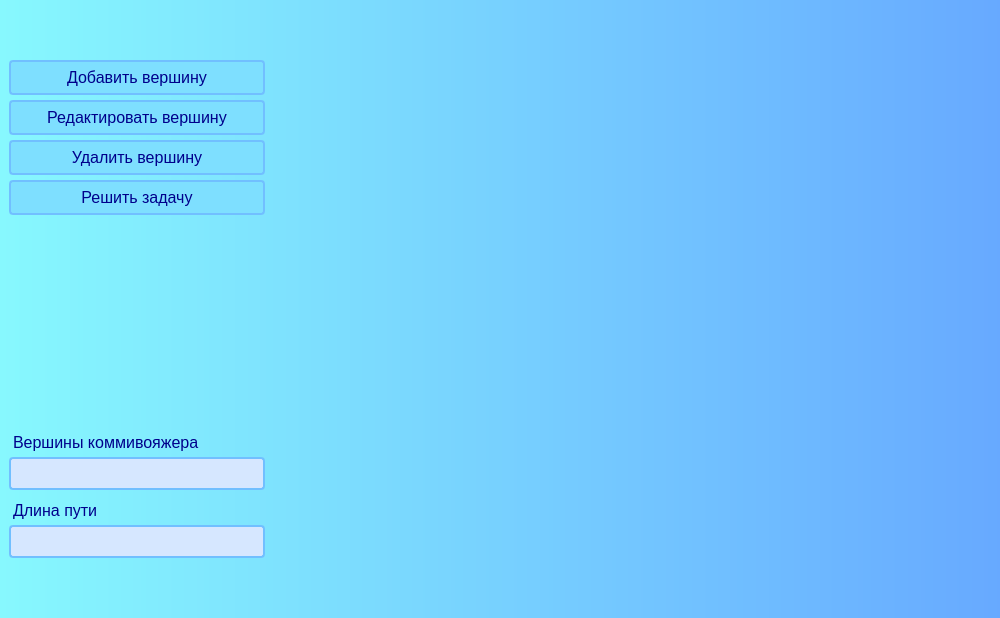
<?xml version="1.0" encoding="UTF-8"?>
<ui version="4.0">
 <class>MainWindow</class>
 <widget class="QMainWindow" name="MainWindow">
  <property name="geometry">
   <rect>
    <x>0</x>
    <y>0</y>
    <width>1000</width>
    <height>618</height>
   </rect>
  </property>
  <property name="minimumSize">
   <size>
    <width>1000</width>
    <height>500</height>
   </size>
  </property>
  <property name="windowTitle">
   <string>Творческая работа, ч.2: задача коммивояжера</string>
  </property>
  <property name="styleSheet">
   <string notr="true">QMainWindow {
background-color: qlineargradient( x1:0 y1:0, x2:1 y2:0, stop:0 #87F8FE, stop:1 #67A9FF);
}

QPushButton {
background-color: #7EDFFF;
border: 2px solid #71BFFF;
border-radius: 4px;

padding: 6px;
margin-bottom: 4px;
}

QLabel, QPushButton, QLineEdit {
font-size: 16px;
font-family: &quot;segoe ui semibold&quot;;
color: darkblue;
border-radius: 4px;
}

QLabel {
margin-bottom: 4px;
}

QLineEdit {
background-color: #D6E7FF;
border: 2px solid #71BFFF;
padding: 4px;
}



QPushButton:hover, QLineEdit:hover {
border: 3px solid #558FCC;
font-size: 17px;
border-radius: 8px;
}

QPushButton:hover { background-color: #84F4FF; }</string>
  </property>
  <widget class="QWidget" name="centralwidget">
   <layout class="QVBoxLayout" name="verticalLayout">
    <item>
     <layout class="QHBoxLayout" name="horizontalLayout">
      <item>
       <layout class="QFormLayout" name="formLayout">
        <item row="0" column="0">
         <layout class="QVBoxLayout" name="verticalLayout_2">
          <property name="spacing">
           <number>1</number>
          </property>
          <item alignment="Qt::AlignTop">
           <widget class="QPushButton" name="AddVertexPushButton">
            <property name="maximumSize">
             <size>
              <width>16777215</width>
              <height>16777215</height>
             </size>
            </property>
            <property name="text">
             <string>Добавить вершину</string>
            </property>
           </widget>
          </item>
          <item alignment="Qt::AlignTop">
           <widget class="QPushButton" name="EditVertexPushButton">
            <property name="maximumSize">
             <size>
              <width>16777215</width>
              <height>16777215</height>
             </size>
            </property>
            <property name="text">
             <string>Редактировать вершину</string>
            </property>
           </widget>
          </item>
          <item alignment="Qt::AlignTop">
           <widget class="QPushButton" name="DeleteVertexPushButton">
            <property name="maximumSize">
             <size>
              <width>16777215</width>
              <height>16777215</height>
             </size>
            </property>
            <property name="text">
             <string>Удалить вершину</string>
            </property>
           </widget>
          </item>
          <item>
           <widget class="QPushButton" name="pushButton">
            <property name="styleSheet">
             <string notr="true"/>
            </property>
            <property name="text">
             <string>Решить задачу</string>
            </property>
           </widget>
          </item>
          <item>
           <widget class="QPlainTextEdit" name="plainTextEdit">
            <property name="enabled">
             <bool>false</bool>
            </property>
            <property name="styleSheet">
             <string notr="true">background-color: rgba(0, 0, 0, 0);
border: 0px;</string>
            </property>
            <property name="backgroundVisible">
             <bool>true</bool>
            </property>
           </widget>
          </item>
          <item>
           <widget class="QLabel" name="GotRouteLabel">
            <property name="styleSheet">
             <string notr="true">margin-top: 20px;</string>
            </property>
            <property name="text">
             <string>Вершины коммивояжера</string>
            </property>
           </widget>
          </item>
          <item>
           <widget class="QLineEdit" name="GotRouteLineEdit">
            <property name="styleSheet">
             <string notr="true">margin-bottom: 0px;</string>
            </property>
            <property name="text">
             <string/>
            </property>
            <property name="readOnly">
             <bool>true</bool>
            </property>
           </widget>
          </item>
          <item>
           <widget class="QLabel" name="GotRouteLengthLabel">
            <property name="styleSheet">
             <string notr="true">margin-top: 10px;</string>
            </property>
            <property name="text">
             <string>Длина пути</string>
            </property>
           </widget>
          </item>
          <item>
           <widget class="QLineEdit" name="GotRouteLengthLineEdit">
            <property name="readOnly">
             <bool>true</bool>
            </property>
           </widget>
          </item>
         </layout>
        </item>
        <item row="0" column="1">
         <layout class="QVBoxLayout" name="GraphicsLayout"/>
        </item>
       </layout>
      </item>
     </layout>
    </item>
   </layout>
  </widget>
  <action name="OpenFileAction">
   <property name="text">
    <string>Открыть</string>
   </property>
   <property name="toolTip">
    <string>Открыть файл с матрицей смежности графа</string>
   </property>
  </action>
  <action name="SaveFileAction">
   <property name="text">
    <string>Сохранить</string>
   </property>
   <property name="toolTip">
    <string>Сохранить текущую матрицу смежности в файл</string>
   </property>
  </action>
  <action name="SaveFileAsAction">
   <property name="text">
    <string>Сохранить как</string>
   </property>
   <property name="toolTip">
    <string>Сохранить текущую матрицу смежности в новом файле</string>
   </property>
  </action>
  <action name="QuitAppAction">
   <property name="text">
    <string>Выход из приложения</string>
   </property>
   <property name="toolTip">
    <string>Завершить работу приложения, выход из программы</string>
   </property>
  </action>
 </widget>
 <resources/>
 <connections/>
</ui>
